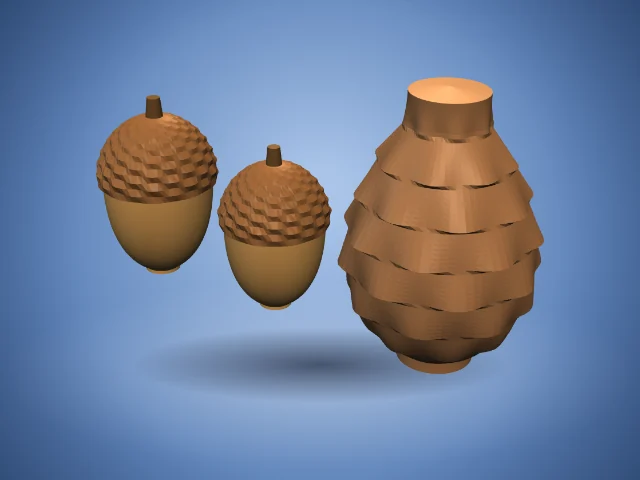
#> input picture assets/thumbnails/panel/acorn-pinecone-set.webp, 640 x 480 px
$ python -i build-hover-sheets.py   (imports and definitions only)
#> lines starting #> are read from the running program, lines starting #| are printed output that depends on the picture; after the words box and inside, x2 and y2 are one past the last pixel; in counts of white or black regions, pixels touching at a corner belong together
#> in build_base, a is the input picture: shape (480, 640, 3); mean R, G, B 110.7, 125.5, 153.1
#!/usr/bin/env python3
"""Build the v2/v3 hover assets (shared base tile + 24-frame rotating hologram sheets).

Usage: python3 scripts/build-hover-sheets.py <base_tile image> <dir with sheet-01-3d.jpg ... and/or <id>-3d.jpg ...>
See docs/sprite-sheet-skill.md. Raw object sheets are 6 columns x 8 rows (two 6x4 blocks, one per
generator) of glowing cyan wireframes on black. Each frame is re-centred and scaled per block (so the
object does not jump or breathe), brightness becomes alpha (no key colour needed), and an optional
per-tile hue is applied. The base tile is keyed from magenta; optional per-section rim recolours
make extra base-tile-<section>.webp files. Tints and rims live in scripts/sprite-tints.json:
  { "pumpkin-plotter": { "hue": 28 }, "_rims": { "halloween": 25, "christmas": 0 } }
Outputs go to assets/thumbnails/sprites/ (obj-sheet-NN.webp, base-tile*.webp, manifest-v2.json).
"""
import json, re, sys
from pathlib import Path
import numpy as np
from PIL import Image

ROOT = Path(__file__).resolve().parent.parent
OUT = ROOT / 'assets/thumbnails/sprites'
CELL, COLS, BLOCK_ROWS, BLOCKS, FRAMES, FPS = 288, 6, 4, 2, 24, 20
OBJ = 228            # px the object's largest dimension is normalised to, inside a 288 cell
BASE = 512           # output size of the base tile
CYAN, RIM = 185, 24  # source hues (degrees) of the hologram and the base tile rim

tints_path = ROOT / 'scripts/sprite-tints.json'
TINTS = json.loads(tints_path.read_text()) if tints_path.exists() else {}

# [12 lines left out: functions generators, shift_hue, not called in this run]

def magenta(a):
    r, g, b = a[..., 0].astype(int), a[..., 1].astype(int), a[..., 2].astype(int)
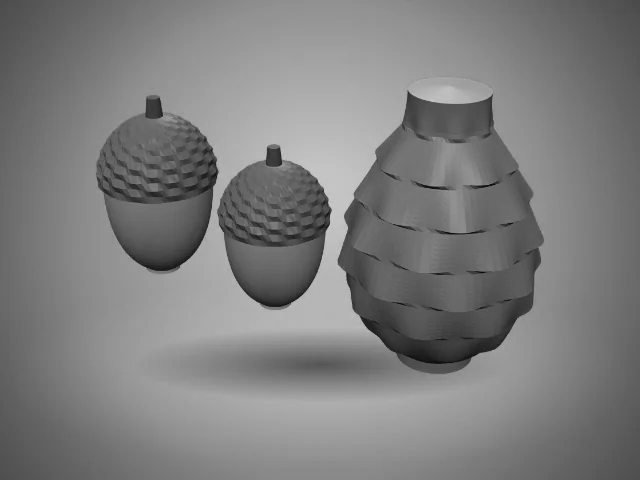
#> g: shape (480, 640) int64; min 8, max 205, mean 125.5
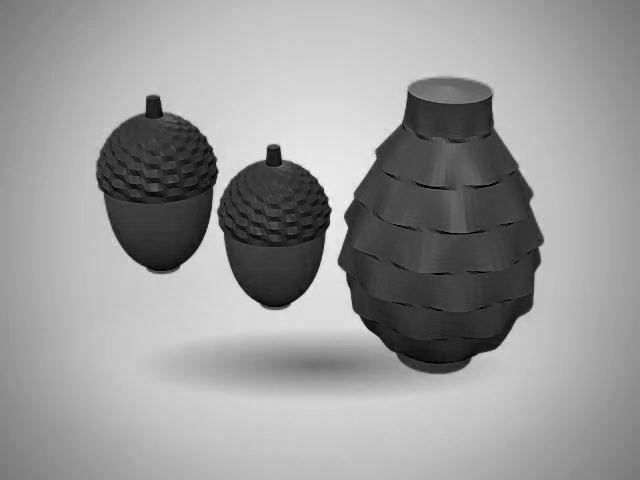
#> b: shape (480, 640) int64; min 0, max 244, mean 153.1
    return (r - g > 90) & (b - g > 90)
#> returned value: shape (480, 640) bool; every value is 0

def erode(m, n):
    for _ in range(n):
        m = m & np.roll(m, 1, 0) & np.roll(m, -1, 0) & np.roll(m, 1, 1) & np.roll(m, -1, 1)
    return m

def build_base(path):
    a = np.asarray(Image.open(path).convert('RGB'))
    solid = ~magenta(a)
#> solid: shape (480, 640) bool; every value is 1
    ys, xs = np.nonzero(solid)
    y0, y1, x0, x1 = ys.min(), ys.max() + 1, xs.min(), xs.max() + 1
#> y0 = 0; y1 = 480; x0 = 0; x1 = 640
    crop = np.ascontiguousarray(a[y0:y1, x0:x1])
    alpha = erode(solid[y0:y1, x0:x1], 3).astype(np.uint8) * 255
#> alpha: shape (480, 640); every value is 255
    hsv = np.asarray(Image.fromarray(crop, 'RGB').convert('HSV')).astype(int)
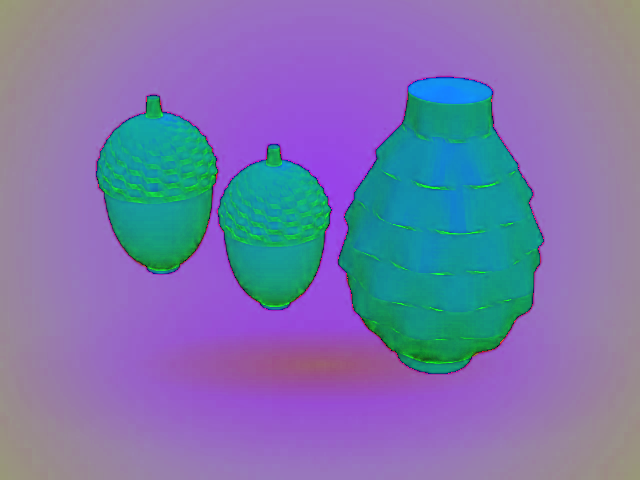
#> hsv: shape (480, 640, 3) int64; mean R, G, B 122, 119.6, 171
    h, s, v = hsv[..., 0], hsv[..., 1], hsv[..., 2]
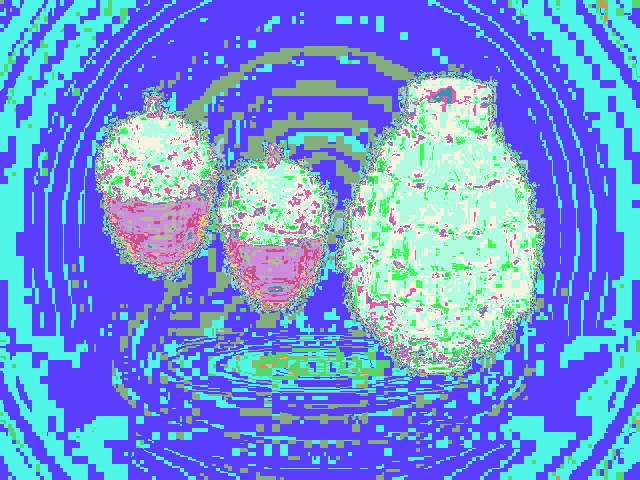
#> h: shape (480, 640) int64; 171 distinct labels, from 0 to 252; one colour per label, 0 black
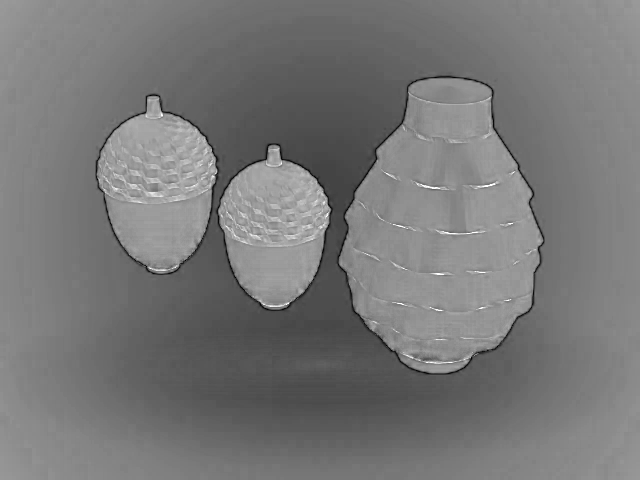
#> s: shape (480, 640) int64; min 0, max 255, mean 119.6
    warm = ((h < 28) | (h > 245)) & (s > 90) & (v > 60)           # the orange rim and its glow
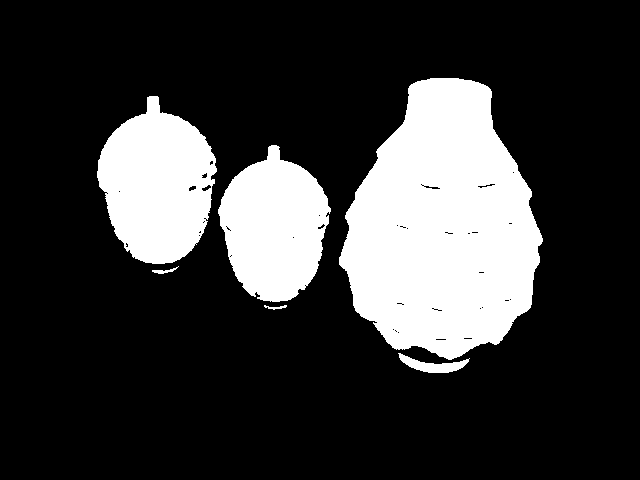
#> warm: shape (480, 640) bool; 21.8% white; 6 white regions, box (x1, y1, x2, y2) and area: (339, 78, 543, 360) 40145, (97, 96, 217, 264) 13935, (218, 145, 331, 302) 12172, (398, 353, 470, 373) 607, (152, 266, 179, 274) 74, (264, 305, 287, 310) 53
    def save(rgb, name):
#> called with name = 'base-tile.webp'
        im = Image.fromarray(np.dstack([rgb, alpha]), 'RGBA').resize((BASE, BASE), Image.LANCZOS)
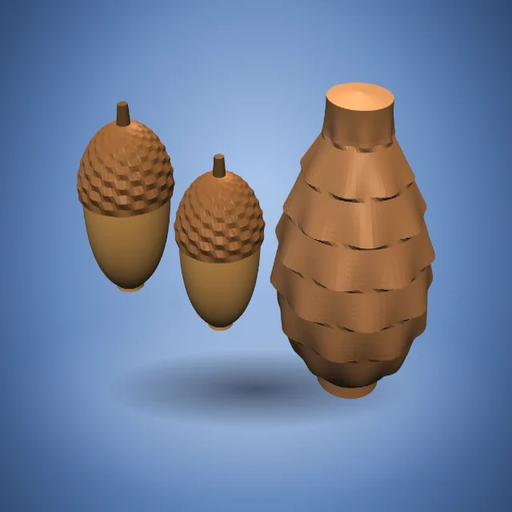
#> im: PIL image 512x512 RGBA; mean R, G, B, A 110.7, 125.5, 153.1, 255
        im.save(OUT / name, 'WEBP', quality=94, alpha_quality=100, method=6)
    save(crop, 'base-tile.webp')
    rims = {}
    for section, hue in TINTS.get('_rims', {}).items():
        save(shift_hue(crop, RIM, hue, warm), f'base-tile-{section}.webp')
        rims[section] = f'base-tile-{section}.webp'
#> after the loop, rims = 0 items
    return rims

# [40 lines left out: functions grab_cells, render_cells, not called in this run]

def build_block(a, bx, by, bw, bh, hue, cols=COLS, rows=BLOCK_ROWS, frames=FRAMES):
    return render_cells(*grab_cells(a, bx, by, bw, bh, cols, rows, frames), hue)

# [58 lines left out: function main, not called in this run]

# [1 line not run here, left out]

>>> result = build_base('../assets/thumbnails/panel/acorn-pinecone-set.webp')
#> result = 0 items

$ run again, on assets/thumbnails/panel/bookend-builder.webp
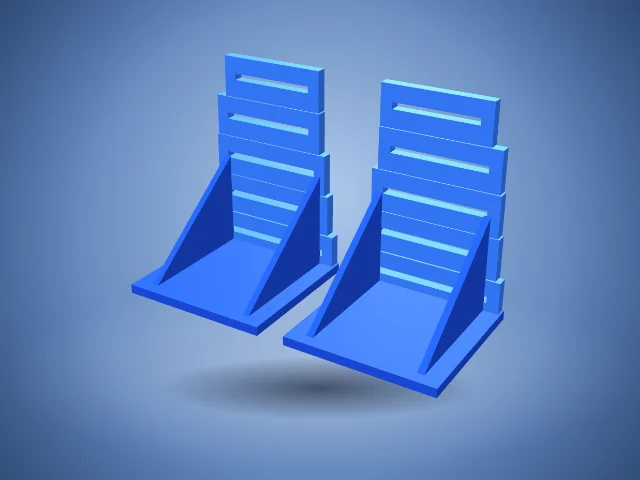
#> input picture assets/thumbnails/panel/bookend-builder.webp, 640 x 480 px
#> in build_base, a is the input picture: shape (480, 640, 3); mean R, G, B 89.2, 128.8, 193.2
#> in magenta, `r, g, b = a[..., 0].astype(int), a[..., 1].astype(int), a[..., 2].asty..`:
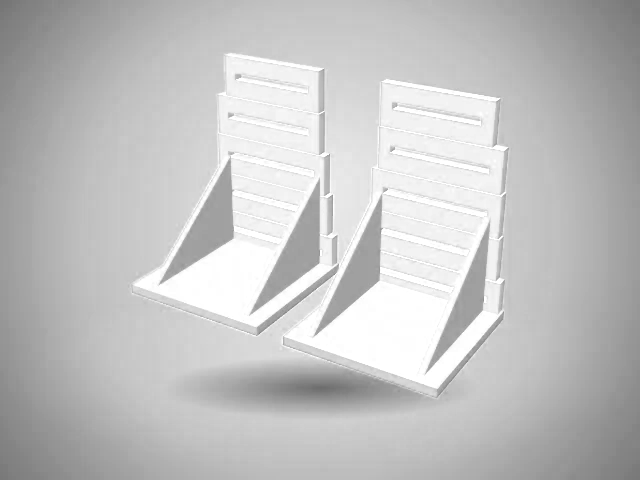
#> b: shape (480, 640) int64; min 109, max 255, mean 193.2
#> solid: shape (480, 640) bool; every value is 1
#> y0 = 0; y1 = 480; x0 = 0; x1 = 640
#> alpha: shape (480, 640); every value is 255
#> h: shape (480, 640) int64; 32 distinct labels, from 131 to 162
#> in save, `im = Image.fromarray(np.dstack([rgb, alpha]), 'RGBA').resize((BASE, BA..`:
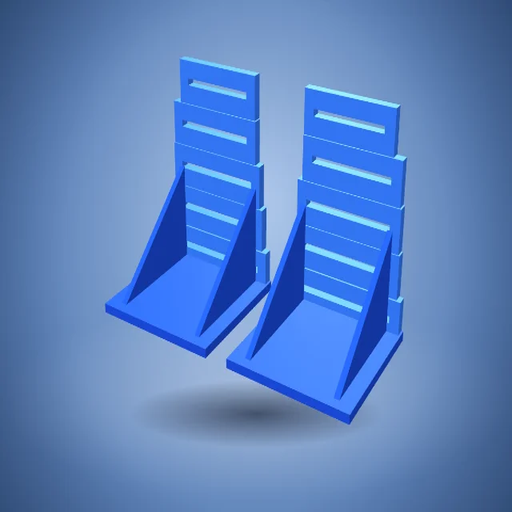
#> im: PIL image 512x512 RGBA; mean R, G, B, A 89.2, 128.8, 193.2, 255
#> after the loop in build_base, `for section, hue in TINTS.get('_rims', {}).items():`: rims = 0 items
